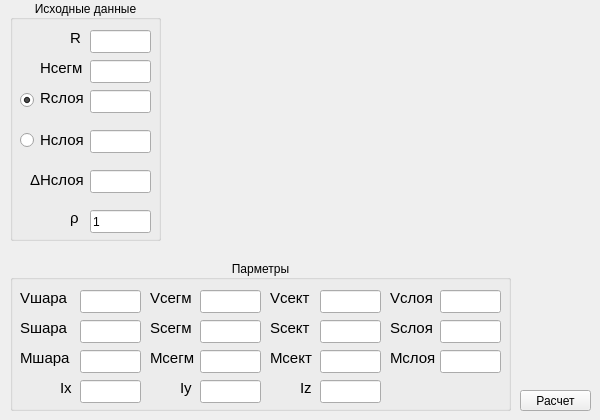
    <widget class="QWidget" name="tab_2">
     <attribute name="title">
      <string>Шар</string>
     </attribute>
     <widget class="QGroupBox" name="groupBox_27">
      <property name="geometry">
       <rect>
        <x>10</x>
        <y>0</y>
        <width>151</width>
        <height>241</height>
       </rect>
      </property>
      <property name="title">
       <string>Исходные данные</string>
      </property>
      <property name="alignment">
       <set>Qt::AlignCenter</set>
      </property>
      <widget class="QLineEdit" name="lineEditBallR">
       <property name="geometry">
        <rect>
         <x>80</x>
         <y>30</y>
         <width>61</width>
         <height>23</height>
        </rect>
       </property>
      </widget>
      <widget class="QLabel" name="label_119">
       <property name="geometry">
        <rect>
         <x>60</x>
         <y>30</y>
         <width>16</width>
         <height>16</height>
        </rect>
       </property>
       <property name="font">
        <font>
         <pointsize>11</pointsize>
        </font>
       </property>
       <property name="text">
        <string>R</string>
       </property>
      </widget>
      <widget class="QLineEdit" name="lineEditBallSegmentH">
       <property name="geometry">
        <rect>
         <x>80</x>
         <y>60</y>
         <width>61</width>
         <height>23</height>
        </rect>
       </property>
      </widget>
      <widget class="QLabel" name="label_178">
       <property name="geometry">
        <rect>
         <x>30</x>
         <y>60</y>
         <width>51</width>
         <height>16</height>
        </rect>
       </property>
       <property name="font">
        <font>
         <pointsize>11</pointsize>
        </font>
       </property>
       <property name="text">
        <string>Hсегм</string>
       </property>
      </widget>
      <widget class="QLabel" name="label_159">
       <property name="geometry">
        <rect>
         <x>60</x>
         <y>210</y>
         <width>16</width>
         <height>16</height>
        </rect>
       </property>
       <property name="font">
        <font>
         <pointsize>11</pointsize>
        </font>
       </property>
       <property name="text">
        <string>ρ</string>
       </property>
      </widget>
      <widget class="QLineEdit" name="lineEditBallDensity">
       <property name="geometry">
        <rect>
         <x>80</x>
         <y>210</y>
         <width>61</width>
         <height>23</height>
        </rect>
       </property>
       <property name="text">
        <string>1</string>
       </property>
      </widget>
      <widget class="QLabel" name="label_120">
       <property name="geometry">
        <rect>
         <x>30</x>
         <y>90</y>
         <width>51</width>
         <height>16</height>
        </rect>
       </property>
       <property name="font">
        <font>
         <pointsize>11</pointsize>
        </font>
       </property>
       <property name="text">
        <string>Rслоя</string>
       </property>
      </widget>
      <widget class="QLineEdit" name="lineEditBall_r">
       <property name="geometry">
        <rect>
         <x>80</x>
         <y>90</y>
         <width>61</width>
         <height>23</height>
        </rect>
       </property>
      </widget>
      <widget class="QLineEdit" name="lineEditBall_h">
       <property name="geometry">
        <rect>
         <x>80</x>
         <y>130</y>
         <width>61</width>
         <height>23</height>
        </rect>
       </property>
      </widget>
      <widget class="QLabel" name="label_223">
       <property name="geometry">
        <rect>
         <x>30</x>
         <y>130</y>
         <width>51</width>
         <height>20</height>
        </rect>
       </property>
       <property name="font">
        <font>
         <pointsize>11</pointsize>
        </font>
       </property>
       <property name="text">
        <string>Hслоя</string>
       </property>
      </widget>
      <widget class="QRadioButton" name="radioButtonBall_h">
       <property name="geometry">
        <rect>
         <x>10</x>
         <y>130</y>
         <width>16</width>
         <height>21</height>
        </rect>
       </property>
       <property name="text">
        <string/>
       </property>
      </widget>
      <widget class="QRadioButton" name="radioButtonBall_r">
       <property name="geometry">
        <rect>
         <x>10</x>
         <y>90</y>
         <width>16</width>
         <height>21</height>
        </rect>
       </property>
       <property name="text">
        <string/>
       </property>
       <property name="checked">
        <bool>true</bool>
       </property>
      </widget>
      <widget class="QLabel" name="label_121">
       <property name="geometry">
        <rect>
         <x>20</x>
         <y>170</y>
         <width>61</width>
         <height>20</height>
        </rect>
       </property>
       <property name="font">
        <font>
         <pointsize>11</pointsize>
        </font>
       </property>
       <property name="text">
        <string>ΔHслоя</string>
       </property>
      </widget>
      <widget class="QLineEdit" name="lineEditBallLayerH">
       <property name="geometry">
        <rect>
         <x>80</x>
         <y>170</y>
         <width>61</width>
         <height>23</height>
        </rect>
       </property>
      </widget>
     </widget>
     <widget class="QGroupBox" name="groupBox_28">
      <property name="geometry">
       <rect>
        <x>10</x>
        <y>260</y>
        <width>501</width>
        <height>151</height>
       </rect>
      </property>
      <property name="title">
       <string>Парметры</string>
      </property>
      <property name="alignment">
       <set>Qt::AlignCenter</set>
      </property>
      <widget class="QLineEdit" name="lineEditBallSegmentV">
       <property name="geometry">
        <rect>
         <x>190</x>
         <y>30</y>
         <width>61</width>
         <height>23</height>
        </rect>
       </property>
       <property name="readOnly">
        <bool>true</bool>
       </property>
      </widget>
      <widget class="QLabel" name="label_122">
       <property name="geometry">
        <rect>
         <x>140</x>
         <y>30</y>
         <width>51</width>
         <height>16</height>
        </rect>
       </property>
       <property name="font">
        <font>
         <pointsize>11</pointsize>
        </font>
       </property>
       <property name="text">
        <string>Vсегм</string>
       </property>
      </widget>
      <widget class="QLabel" name="label_165">
       <property name="geometry">
        <rect>
         <x>260</x>
         <y>30</y>
         <width>51</width>
         <height>16</height>
        </rect>
       </property>
       <property name="font">
        <font>
         <pointsize>11</pointsize>
        </font>
       </property>
       <property name="text">
        <string>Vсект</string>
       </property>
      </widget>
      <widget class="QLineEdit" name="lineEditBallSectorV">
       <property name="geometry">
        <rect>
         <x>310</x>
         <y>30</y>
         <width>61</width>
         <height>23</height>
        </rect>
       </property>
       <property name="readOnly">
        <bool>true</bool>
       </property>
      </widget>
      <widget class="QLabel" name="label_179">
       <property name="geometry">
        <rect>
         <x>380</x>
         <y>30</y>
         <width>51</width>
         <height>16</height>
        </rect>
       </property>
       <property name="font">
        <font>
         <pointsize>11</pointsize>
        </font>
       </property>
       <property name="text">
        <string>Vслоя</string>
       </property>
      </widget>
      <widget class="QLineEdit" name="lineEditSphericalLayerV">
       <property name="geometry">
        <rect>
         <x>430</x>
         <y>30</y>
         <width>61</width>
         <height>23</height>
        </rect>
       </property>
       <property name="readOnly">
        <bool>true</bool>
       </property>
      </widget>
      <widget class="QLabel" name="label_180">
       <property name="geometry">
        <rect>
         <x>10</x>
         <y>30</y>
         <width>51</width>
         <height>16</height>
        </rect>
       </property>
       <property name="font">
        <font>
         <pointsize>11</pointsize>
        </font>
       </property>
       <property name="text">
        <string>Vшара</string>
       </property>
      </widget>
      <widget class="QLineEdit" name="lineEditBallV">
       <property name="geometry">
        <rect>
         <x>70</x>
         <y>30</y>
         <width>61</width>
         <height>23</height>
        </rect>
       </property>
       <property name="readOnly">
        <bool>true</bool>
       </property>
      </widget>
      <widget class="QLabel" name="label_181">
       <property name="geometry">
        <rect>
         <x>10</x>
         <y>60</y>
         <width>51</width>
         <height>16</height>
        </rect>
       </property>
       <property name="font">
        <font>
         <pointsize>11</pointsize>
        </font>
       </property>
       <property name="text">
        <string>Sшара</string>
       </property>
      </widget>
      <widget class="QLineEdit" name="lineEditBallS">
       <property name="geometry">
        <rect>
         <x>70</x>
         <y>60</y>
         <width>61</width>
         <height>23</height>
        </rect>
       </property>
       <property name="readOnly">
        <bool>true</bool>
       </property>
      </widget>
      <widget class="QLabel" name="label_182">
       <property name="geometry">
        <rect>
         <x>260</x>
         <y>60</y>
         <width>51</width>
         <height>16</height>
        </rect>
       </property>
       <property name="font">
        <font>
         <pointsize>11</pointsize>
        </font>
       </property>
       <property name="text">
        <string>Sсект</string>
       </property>
      </widget>
      <widget class="QLabel" name="label_183">
       <property name="geometry">
        <rect>
         <x>380</x>
         <y>60</y>
         <width>51</width>
         <height>16</height>
        </rect>
       </property>
       <property name="font">
        <font>
         <pointsize>11</pointsize>
        </font>
       </property>
       <property name="text">
        <string>Sслоя</string>
       </property>
      </widget>
      <widget class="QLabel" name="label_184">
       <property name="geometry">
        <rect>
         <x>140</x>
         <y>60</y>
         <width>51</width>
         <height>16</height>
        </rect>
       </property>
       <property name="font">
        <font>
         <pointsize>11</pointsize>
        </font>
       </property>
       <property name="text">
        <string>Sсегм</string>
       </property>
      </widget>
      <widget class="QLineEdit" name="lineEditBallSectorS">
       <property name="geometry">
        <rect>
         <x>310</x>
         <y>60</y>
         <width>61</width>
         <height>23</height>
        </rect>
       </property>
       <property name="readOnly">
        <bool>true</bool>
       </property>
      </widget>
      <widget class="QLineEdit" name="lineEditBallSegmentS">
       <property name="geometry">
        <rect>
         <x>190</x>
         <y>60</y>
         <width>61</width>
         <height>23</height>
        </rect>
       </property>
       <property name="readOnly">
        <bool>true</bool>
       </property>
      </widget>
      <widget class="QLineEdit" name="lineEditSphericalLayerS">
       <property name="geometry">
        <rect>
         <x>430</x>
         <y>60</y>
         <width>61</width>
         <height>23</height>
        </rect>
       </property>
       <property name="readOnly">
        <bool>true</bool>
       </property>
      </widget>
      <widget class="QLabel" name="label_185">
       <property name="geometry">
        <rect>
         <x>380</x>
         <y>90</y>
         <width>51</width>
         <height>16</height>
        </rect>
       </property>
       <property name="font">
        <font>
         <pointsize>11</pointsize>
        </font>
       </property>
       <property name="text">
        <string>Mслоя</string>
       </property>
      </widget>
      <widget class="QLineEdit" name="lineEditBallSegmentMass">
       <property name="geometry">
        <rect>
         <x>190</x>
         <y>90</y>
         <width>61</width>
         <height>23</height>
        </rect>
       </property>
       <property name="readOnly">
        <bool>true</bool>
       </property>
      </widget>
      <widget class="QLineEdit" name="lineEditBallMass">
       <property name="geometry">
        <rect>
         <x>70</x>
         <y>90</y>
         <width>61</width>
         <height>23</height>
        </rect>
       </property>
       <property name="readOnly">
        <bool>true</bool>
       </property>
      </widget>
      <widget class="QLabel" name="label_186">
       <property name="geometry">
        <rect>
         <x>140</x>
         <y>90</y>
         <width>51</width>
         <height>16</height>
        </rect>
       </property>
       <property name="font">
        <font>
         <pointsize>11</pointsize>
        </font>
       </property>
       <property name="text">
        <string>Mсегм</string>
       </property>
      </widget>
      <widget class="QLabel" name="label_187">
       <property name="geometry">
        <rect>
         <x>10</x>
         <y>90</y>
         <width>61</width>
         <height>16</height>
        </rect>
       </property>
       <property name="font">
        <font>
         <pointsize>11</pointsize>
        </font>
       </property>
       <property name="text">
        <string>Mшара</string>
       </property>
      </widget>
      <widget class="QLineEdit" name="lineEditSphericalLayerMass">
       <property name="geometry">
        <rect>
         <x>430</x>
         <y>90</y>
         <width>61</width>
         <height>23</height>
        </rect>
       </property>
       <property name="readOnly">
        <bool>true</bool>
       </property>
      </widget>
      <widget class="QLabel" name="label_188">
       <property name="geometry">
        <rect>
         <x>260</x>
         <y>90</y>
         <width>51</width>
         <height>16</height>
        </rect>
       </property>
       <property name="font">
        <font>
         <pointsize>11</pointsize>
        </font>
       </property>
       <property name="text">
        <string>Mсект</string>
       </property>
      </widget>
      <widget class="QLineEdit" name="lineEditBallSectorMass">
       <property name="geometry">
        <rect>
         <x>310</x>
         <y>90</y>
         <width>61</width>
         <height>23</height>
        </rect>
       </property>
       <property name="readOnly">
        <bool>true</bool>
       </property>
      </widget>
      <widget class="QLabel" name="label_162">
       <property name="geometry">
        <rect>
         <x>50</x>
         <y>120</y>
         <width>16</width>
         <height>16</height>
        </rect>
       </property>
       <property name="font">
        <font>
         <pointsize>11</pointsize>
        </font>
       </property>
       <property name="text">
        <string>Ix</string>
       </property>
      </widget>
      <widget class="QLineEdit" name="lineEditBallIy">
       <property name="geometry">
        <rect>
         <x>190</x>
         <y>120</y>
         <width>61</width>
         <height>23</height>
        </rect>
       </property>
       <property name="readOnly">
        <bool>true</bool>
       </property>
      </widget>
      <widget class="QLineEdit" name="lineEditBallIz">
       <property name="geometry">
        <rect>
         <x>310</x>
         <y>120</y>
         <width>61</width>
         <height>23</height>
        </rect>
       </property>
       <property name="readOnly">
        <bool>true</bool>
       </property>
      </widget>
      <widget class="QLabel" name="label_160">
       <property name="geometry">
        <rect>
         <x>290</x>
         <y>120</y>
         <width>16</width>
         <height>16</height>
        </rect>
       </property>
       <property name="font">
        <font>
         <pointsize>11</pointsize>
        </font>
       </property>
       <property name="text">
        <string>Iz</string>
       </property>
      </widget>
      <widget class="QLabel" name="label_161">
       <property name="geometry">
        <rect>
         <x>170</x>
         <y>120</y>
         <width>16</width>
         <height>16</height>
        </rect>
       </property>
       <property name="font">
        <font>
         <pointsize>11</pointsize>
        </font>
       </property>
       <property name="text">
        <string>Iy</string>
       </property>
      </widget>
      <widget class="QLineEdit" name="lineEditBallIx">
       <property name="geometry">
        <rect>
         <x>70</x>
         <y>120</y>
         <width>61</width>
         <height>23</height>
        </rect>
       </property>
       <property name="readOnly">
        <bool>true</bool>
       </property>
      </widget>
     </widget>
     <widget class="QPushButton" name="pushButtonBall">
      <property name="geometry">
       <rect>
        <x>520</x>
        <y>390</y>
        <width>71</width>
        <height>21</height>
       </rect>
      </property>
      <property name="text">
       <string>Расчет</string>
      </property>
     </widget>
     <widget class="QLabel" name="label_242">
      <property name="geometry">
       <rect>
        <x>170</x>
        <y>10</y>
        <width>411</width>
        <height>251</height>
       </rect>
      </property>
      <property name="text">
       <string/>
      </property>
      <property name="pixmap">
       <pixmap>:/resource/Pictures/Ball.jpg</pixmap>
      </property>
     </widget>
    </widget>
